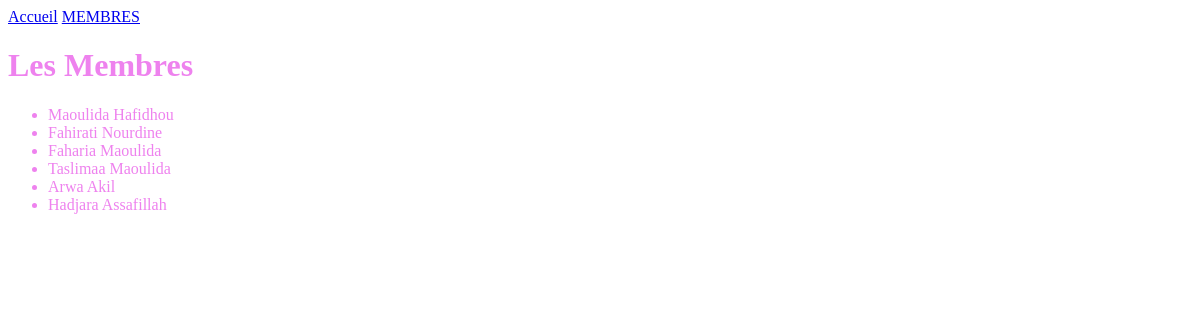
/members/, run on an earlier commit of the app's database.
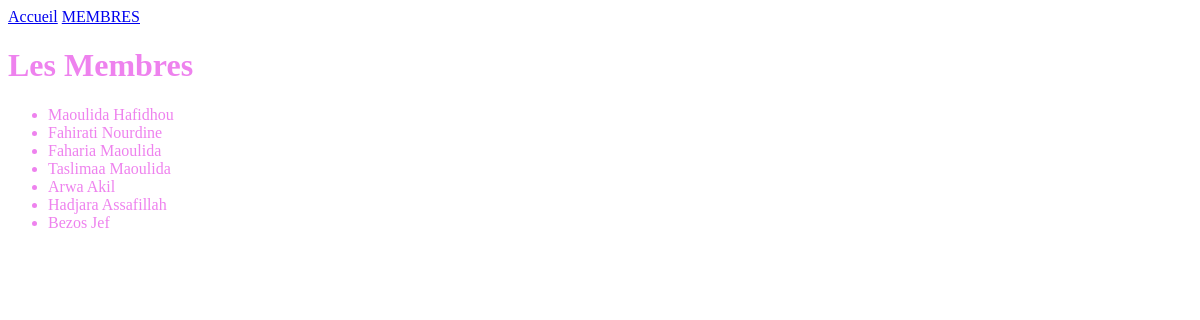
And on a later commit of the database.
### members/models.py (models this page shows, shortened)
class Members(models.Model):
    firstname = models.CharField(max_length=255)
    lastname = models.CharField(max_length=255)
    phone= models.IntegerField(null=True)
    joined_date = models.DateField(null=True)

### members/views.py (the view)
# urls.py: path('', include('members.urls')),
def members(request):
  mymembers = Members.objects.all().values()
  template = loader.get_template('all_members.html')
  context = {
    'mymembers': mymembers,
  }
  return HttpResponse(template.render(context, request))

### members/templates/all_members.html (shortened to what this page needs)
<!DOCTYPE html>
<html lang="fr">
<head>
{% extends "master.html" %}
{% block content %}
<div class="mycard">
    <h1>Les Membres </h1>
    <ul>
        {% for x in mymembers %}
        <li onclick="window.location = 'details/ {{ x.id }}'">{{ x.firstname }} {{ x.lastname }}</li>
        {% endfor %}
      </ul>
    </div>
{% endblock %}

### members/templates/master.html (shortened to what this page needs)
{% load static %}
<!DOCTYPE html>
<html lang="fr">
<head>
    <link rel="stylesheet" href="{% static 'myfirst.css' %}">
</head>
<body>
    <div class="topnav">
        <a href="/">Accueil</a>
        <a href="/members">MEMBRES</a>
    </div>
    {% block content %}
    {% endblock %}
</body>
</html>

### members/static/myfirst.css (style rules this page uses)
body { color: violet; }

What changed in the data, as far as the page shows it:
added Members: firstname "Bezos", lastname "Jef"
